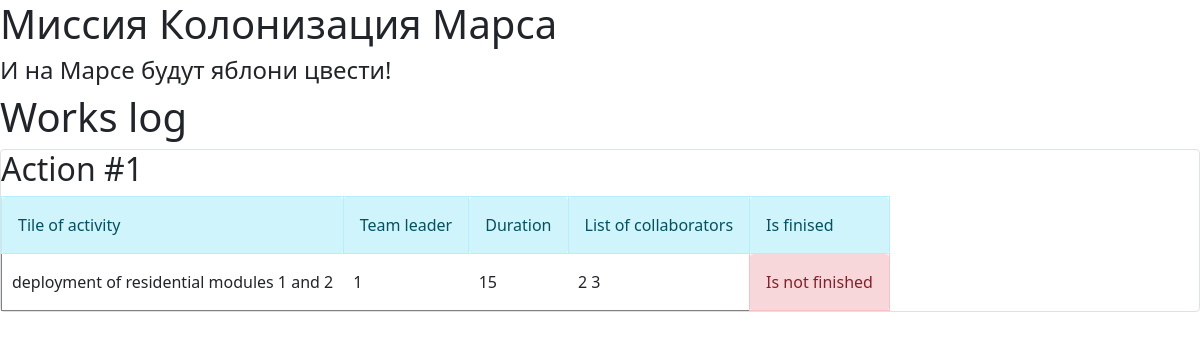
Before: / with the older database file.
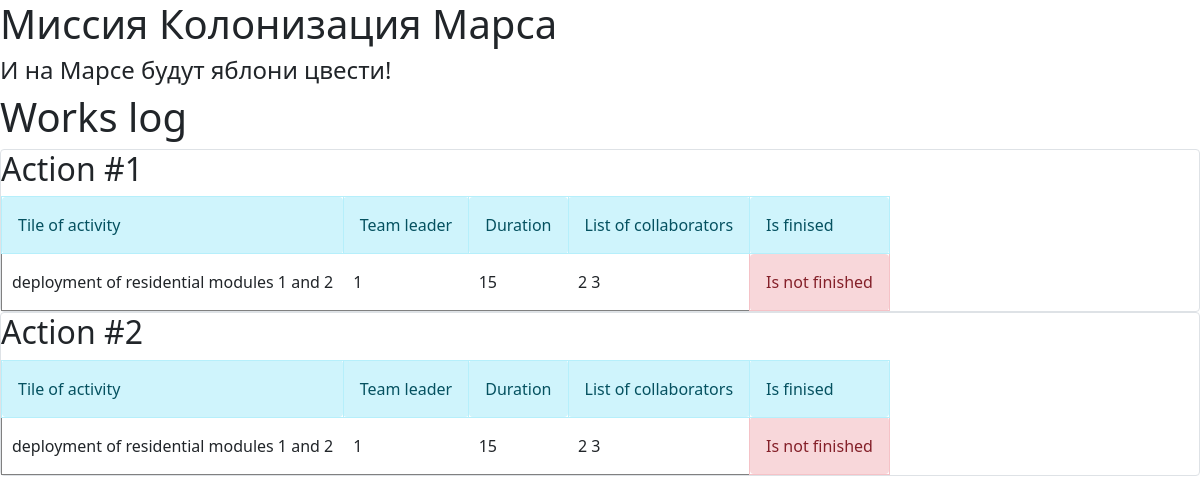
After: the same page with the newer database file.
### data/jobs.py (models this page shows, shortened)
class Jobs(SqlAlchemyBase):
    __tablename__ = 'jobs'
    id = sqlalchemy.Column(sqlalchemy.Integer, primary_key=True, autoincrement=True)
    team_leader = sqlalchemy.Column(sqlalchemy.Integer, sqlalchemy.ForeignKey("users.id"))
    job = sqlalchemy.Column(sqlalchemy.String, nullable=True)
    work_size = sqlalchemy.Column(sqlalchemy.Integer, nullable=True)
    collaborators = sqlalchemy.Column(sqlalchemy.String, nullable=True)
    start_date = sqlalchemy.Column(sqlalchemy.DateTime, nullable=True)
    end_date = sqlalchemy.Column(sqlalchemy.DateTime, nullable=True)
    is_finished = sqlalchemy.Column(sqlalchemy.Boolean, default=True)
    user = orm.relation('User')

### main.py (the view)
@app.route('/')
def index():
    db_sess = db_session.create_session()
    jobs = db_sess.query(Jobs).all()
    return render_template("index.html", jobs=jobs)

### data/db_session.py (called while the page is built)
def create_session() -> Session:
    global __factory
    return __factory()

### templates/index.html
{% extends "base.html" %}
{% block content %}
<h1>Works log</h1>
{% for item in jobs%}
<div class="col-md6 border rounded">
    <h2>Action #{{item.id}}</h2>
    <div>
        <table border="1" cellspacing="5" cellpadding="10">
            <tr>
                <td class="alert alert-info" role="alert">Tile of activity</td>
                <td class="alert alert-info" role="alert">Team leader</td>
                <td class="alert alert-info" role="alert">Duration</td>
                <td class="alert alert-info" role="alert">List of collaborators</td>
                <td class="alert alert-info" role="alert">Is finised</td>
            </tr>
            <tr>
                <td>{{item.job}}</td>
                <td>{{item.team_leader}}</td>
                <td>{{item.work_size}}</td>
                <td>{{item.collaborators}}</td>
                {% if item.is_finished %}
                    <td class="alert alert-success" role="alert">Is finished</td>
                {% else %}
                    <td class="alert alert-danger" role="alert">Is not finished</td>
                {% endif %}
            </tr>
        </table>
    </div>
</div>
{% endfor %}
{% endblock %}

### templates/base.html (shortened to what this page needs)
<!DOCTYPE html>
<html lang="en">
<head>
    <link rel="stylesheet"
    href="https://cdn.jsdelivr.net/npm/bootstrap@5.0.0-beta1/dist/css/bootstrap.min.css"
>
</head>
<body>
<h1>Миссия Колонизация Марса</h1>
<h4>И на Марсе будут яблони цвести!</h4>
{% block content %}
{% endblock %}
</body>
</html>

Changed rows visible on the page:
added Jobs: id "2", job "deployment of residential modules 1 and 2", team_leader "1", work_size "15", collaborators "2 3", is_finished "Is not finished"
